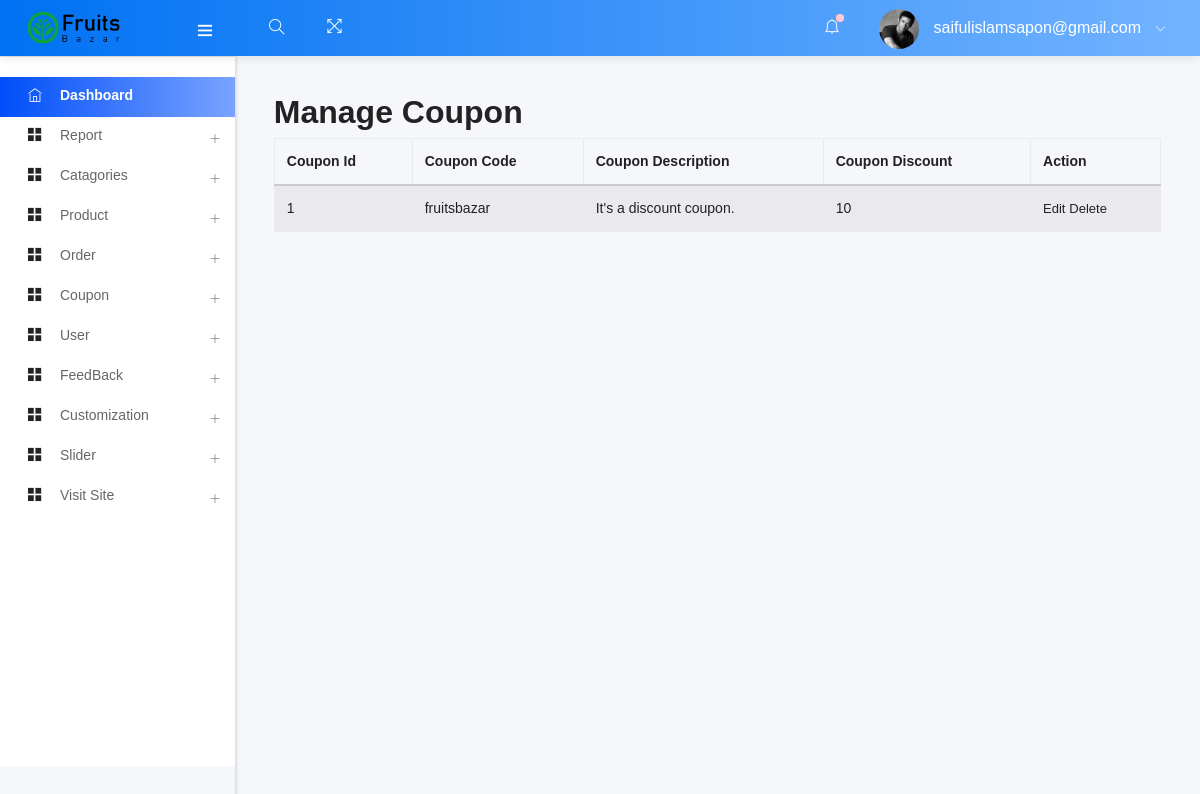
The page /admin/manage_coupon.php (signed in) on the database as committed earlier.
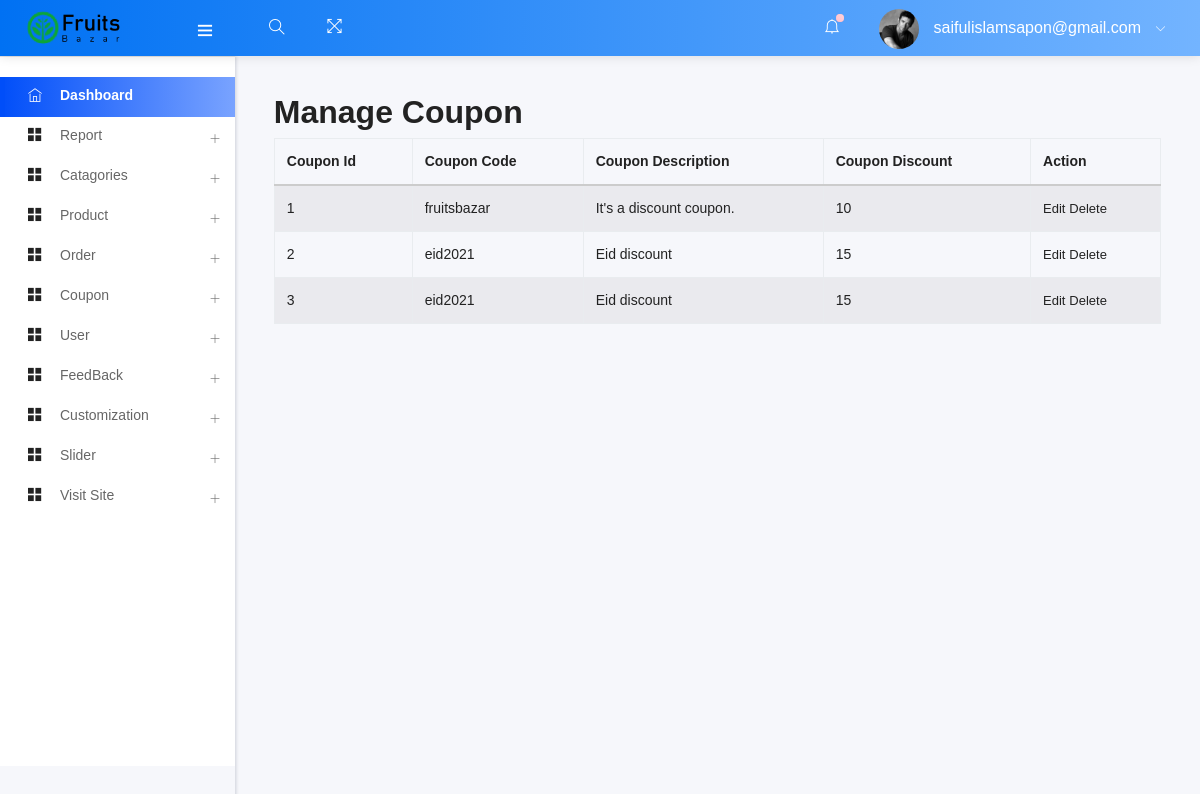
The same page on the database as committed later.
### tables this page shows
CREATE TABLE `cupon` (
  `cupon_id` int(11) NOT NULL,
  `cupon_code` varchar(25) NOT NULL,
  `description` varchar(255) NOT NULL,
  `discount` int(5) NOT NULL,
  `status` int(2) NOT NULL DEFAULT 0
);

### admin/manage_coupon.php (called while the page is built, shortened)
<?php
    include ("template.php");
?>

### admin/class/adminback.php (called while the page is built, shortened)
<?php
class  adminback
{
    private $connection;
    function __construct()
    {
        $dbhost = "localhost";
        $dbuser = "root";
        $dbpass = "";
        $dbname = "ecommerce";
        $this->connection = mysqli_connect($dbhost, $dbuser, $dbpass, $dbname);
    }
    function show_coupon(){
        $query = "SELECT * FROM `cupon`";
        if(mysqli_query($this->connection, $query)){
            $result = mysqli_query($this->connection, $query);
            return $result;
        }
    }
}

### admin/views/manage_coupon_view.php (the view)
<?php
    $show_coupon = $obj->show_coupon();
?>
<h2>Manage Coupon</h2>
<table class="table table-bordered table-striped">
    <thead>
        <tr>
            <th>Coupon Id</th>
            <th>Coupon Code</th>
            <th>Coupon Description</th>
            <th>Coupon Discount</th>
            <th>Action</th>
        </tr>
    </thead>
    <tbody>
            <?php
               while($result = mysqli_fetch_assoc($show_coupon) ){
            ?>
        <tr>
            <td> <?php echo $result['cupon_id'] ?></td>
            <td> <?php echo $result['cupon_code'] ?></td>
            <td> <?php echo $result['description'] ?></td>
            <td> <?php echo $result['discount'] ?></td>
            <td><a href="">Edit</a>  <a href="">Delete</a>  </td>
        </tr>
        <?php }?>
    </tbody>
</table>

Rows that differ between the two databases and show on the page:
added cupon: cupon_id "2", cupon_code "eid2021", description "Eid discount", discount "15"
added cupon: cupon_id "3", cupon_code "eid2021", description "Eid discount", discount "15"
